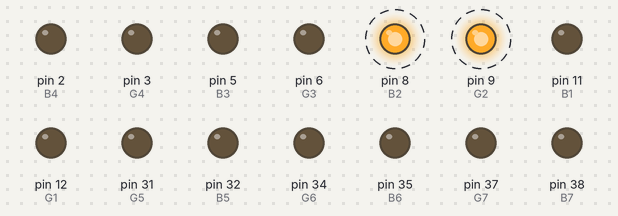
A sketch run on a simulated Arduino Mega 2560, built with avr-gcc and run on an emulated ATmega2560. Shown: output pins drawn as LEDs (lit = HIGH). Dashed ring = blinking. Random numbers use the default seed unless the sketch sets one; pins used as bus, display or sensor lines are not drawn.

Above: at 0.5 s.
Timing chart, 0 to 4.6 s (numbered marks = the images above):
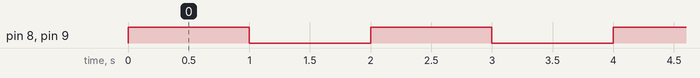

The sketch:

MontajeLedRGB_Original.ino
```cpp
/* PROGRAMA PARA LA INSTALACION DE UNA EXPOSICION
EN LA ESCUELA DE ARTE DE GRANADA EL DIA 5/FEBRERO/2016

DESARROLLADO POR PACO CANTON  Y LOS ALUMNOS  PARTICIPANTES EN LA II SEMANA DEL DISEÑO DE LA LUZ EN INTERIOR
LICENCIA CC - BY
*/

#define R1 13  //el color rojo de la luminaria 1 esta conectado al pin 13 y asi sucesivamente
#define G1 12
#define B1 11
#define R2 10
#define G2 9
#define B2 8
#define R3 7
#define G3 6
#define B3 5
#define R4 4
#define G4 3
#define B4 2
#define R5 30
#define G5 31
#define B5 32
#define R6 33
#define G6 34
#define B6 35
#define R7 36
#define G7 37
#define B7 38
#define R8 39
#define G8 40
#define B8 41
#define R9 42
#define G9 43
#define B9 44
#define R10 45
#define G10 46
#define B10 47
int leds[] = {R1, G1, B1, R2, G2, B2, R3, G3, B3, R4, G4, B4, R5, G5, B5, R6, G6, B6, R7, G7, B7, R8, G8, B8, R9, G9, B9, R10, G10, B10};
int total_usados = 30;

void setup() {
  pinMode (R1, OUTPUT);
  pinMode (G1, OUTPUT);
  pinMode (B1, OUTPUT);
  pinMode (R2, OUTPUT);
  pinMode (G2, OUTPUT);
  pinMode (B2, OUTPUT);
  pinMode (R3, OUTPUT);
  pinMode (G3, OUTPUT);
  pinMode (B3, OUTPUT);
  pinMode (R4, OUTPUT);
  pinMode (G4, OUTPUT);
  pinMode (B4, OUTPUT);
  pinMode (R5, OUTPUT);
  pinMode (G5, OUTPUT);
  pinMode (B5, OUTPUT);
  pinMode (R6, OUTPUT);
  pinMode (G6, OUTPUT);
  pinMode (B6, OUTPUT);
  pinMode (R7, OUTPUT);
  pinMode (G7, OUTPUT);
  pinMode (B7, OUTPUT);
  pinMode (R8, OUTPUT);
  pinMode (G8, OUTPUT);
  pinMode (B8, OUTPUT);
  pinMode (R9, OUTPUT);
  pinMode (G9, OUTPUT);
  pinMode (B9, OUTPUT);
  pinMode (R10, OUTPUT);
  pinMode (G10, OUTPUT);
  pinMode (B10, OUTPUT);
  apagarTodos();
}


void loop() {
/*
  // SECUENCIA 4. JAVIER - MEZCLA COLORES
  digitalWrite(R1, HIGH);
  digitalWrite(B10, HIGH);
  delay(250);
  digitalWrite(R1, LOW);
  digitalWrite(B10, LOW);
  digitalWrite(R2, HIGH);
  digitalWrite(B9, HIGH);
  delay(250);
  digitalWrite(R2, LOW);
  digitalWrite(B9, LOW);
  digitalWrite(R3, HIGH);
  digitalWrite(B8, HIGH);
  delay(150);
  digitalWrite(R3, LOW);
  digitalWrite(B8, LOW);
  digitalWrite(R4, HIGH);
  digitalWrite(B7, HIGH);
  delay(250);
  digitalWrite(R4, LOW);
  digitalWrite(B7, LOW);
  digitalWrite(R5, HIGH);
  digitalWrite(B6, HIGH);
  delay(250);
  digitalWrite(R6, HIGH);
  digitalWrite(B5, HIGH);
  delay(250);
  digitalWrite(R5, LOW);
  digitalWrite(R6, LOW);
  digitalWrite(B5, LOW);
  digitalWrite(B6, LOW);
  digitalWrite(R4, HIGH);
  digitalWrite(R7, HIGH);
  digitalWrite(B4, HIGH);
  digitalWrite(B7, HIGH);
  delay(250);
  digitalWrite(R4, LOW);
  digitalWrite(R7, LOW);
  digitalWrite(B4, LOW);
  digitalWrite(B7, LOW);
  digitalWrite(R3, HIGH);
  digitalWrite(R8, HIGH);
  digitalWrite(B3, HIGH);
  digitalWrite(B8, HIGH);
  delay(250);
  digitalWrite(R3, LOW);
  digitalWrite(R8, LOW);
  digitalWrite(B3, LOW);
  digitalWrite(B8, LOW);
  digitalWrite(R2, HIGH);
  digitalWrite(R9, HIGH);
  digitalWrite(B2, HIGH);
  digitalWrite(B9, HIGH);
  delay(250);
  digitalWrite(R2, LOW);
  digitalWrite(R9, LOW);
  digitalWrite(B2, LOW);
  digitalWrite(B9, LOW);
  digitalWrite(R1, HIGH);
  digitalWrite(R10, HIGH);
  digitalWrite(B1, HIGH);
  digitalWrite(B10, HIGH);
  delay(250);
  apagarTodos();
  delay(250);
  digitalWrite(R10, HIGH);
  digitalWrite(G1, HIGH);
  delay(250);
  digitalWrite(G1, LOW);
  digitalWrite(R10, LOW);
  digitalWrite(G2, HIGH);
  digitalWrite(R9, HIGH);
  delay(250);
  digitalWrite(G2, LOW);
  digitalWrite(R9, LOW);
  digitalWrite(G3, HIGH);
  digitalWrite(R8, HIGH);
  delay(250);
  digitalWrite(G3, LOW);
  digitalWrite(R8, LOW);
  digitalWrite(G4, HIGH);
  digitalWrite(R7, HIGH);
  delay(250);
  digitalWrite(G4, LOW);
  digitalWrite(R7, LOW);
  digitalWrite(G5, HIGH);
  digitalWrite(R6, HIGH);
  delay(250);
  digitalWrite(G6, HIGH);
  digitalWrite(R5, HIGH);
  delay(250);
  digitalWrite(G5, LOW);
  digitalWrite(G6, LOW);
  digitalWrite(R5, LOW);
  digitalWrite(R6, LOW);
  digitalWrite(G4, HIGH);
  digitalWrite(G7, HIGH);
  digitalWrite(R4, HIGH);
  digitalWrite(R7, HIGH);
  delay(250);
  digitalWrite(G4, LOW);
  digitalWrite(G7, LOW);
  digitalWrite(R4, LOW);
  digitalWrite(R7, LOW);
  digitalWrite(G3, HIGH);
  digitalWrite(G8, HIGH);
  digitalWrite(R3, HIGH);
  digitalWrite(R8, HIGH);
  delay(250);
  digitalWrite(G3, LOW);
  digitalWrite(G8, LOW);
  digitalWrite(R3, LOW);
  digitalWrite(R8, LOW);
  digitalWrite(G2, HIGH);
  digitalWrite(G9, HIGH);
  digitalWrite(R2, HIGH);
  digitalWrite(R9, HIGH);
  delay(250);
  digitalWrite(G2, LOW);
  digitalWrite(G9, LOW);
  digitalWrite(R2, LOW);
  digitalWrite(R9, LOW);
  digitalWrite(G1, HIGH);
  digitalWrite(G10, HIGH);
  digitalWrite(R1, HIGH);
  digitalWrite(R10, HIGH);
  delay(250);
 apagarTodos();
  delay(250);
  digitalWrite(G10, HIGH);
  digitalWrite(B1, HIGH);
  delay(250);
  digitalWrite(B1, LOW);
  digitalWrite(G10, LOW);
  digitalWrite(B2, HIGH);
  digitalWrite(G9, HIGH);
  delay(250);
  digitalWrite(B2, LOW);
  digitalWrite(G9, LOW);
  digitalWrite(B3, HIGH);
  digitalWrite(G8, HIGH);
  delay(250);
  digitalWrite(B3, LOW);
  digitalWrite(G8, LOW);
  digitalWrite(B4, HIGH);
  digitalWrite(G7, HIGH);
  delay(250);
  digitalWrite(B4, LOW);
  digitalWrite(G7, LOW);
  digitalWrite(B5, HIGH);
  digitalWrite(G6, HIGH);
  delay(250);
  digitalWrite(B6, HIGH);
  digitalWrite(G5, HIGH);
  delay(250);
  digitalWrite(B5, LOW);
  digitalWrite(B6, LOW);
  digitalWrite(G5, LOW);
  digitalWrite(G6, LOW);
  digitalWrite(B4, HIGH);
  digitalWrite(B7, HIGH);
  digitalWrite(G4, HIGH);
  digitalWrite(G7, HIGH);
  delay(250);
  digitalWrite(B4, LOW);
  digitalWrite(B7, LOW);
  digitalWrite(G4, LOW);
  digitalWrite(G7, LOW);
  digitalWrite(B3, HIGH);
  digitalWrite(B8, HIGH);
  digitalWrite(G3, HIGH);
  digitalWrite(G8, HIGH);
  delay(250);
  digitalWrite(B3, LOW);
  digitalWrite(B8, LOW);
  digitalWrite(G3, LOW);
  digitalWrite(G8, LOW);
  digitalWrite(B2, HIGH);
  digitalWrite(B9, HIGH);
  digitalWrite(G2, HIGH);
  digitalWrite(G9, HIGH);
  delay(250);
  digitalWrite(B2, LOW);
  digitalWrite(B9, LOW);
  digitalWrite(G2, LOW);
  digitalWrite(G9, LOW);
  digitalWrite(B1, HIGH);
  digitalWrite(B10, HIGH);
  digitalWrite(G1, HIGH);
  digitalWrite(G10, HIGH);
  delay(250);
  apagarTodos();
  delay(250);
  digitalWrite(G10, HIGH);
  digitalWrite(B10, HIGH);
  digitalWrite(R1, HIGH);
  digitalWrite(B1, HIGH);
  delay(250);
  digitalWrite(R1, LOW);
  digitalWrite(B1, LOW);
  digitalWrite(B10, LOW);
  digitalWrite(G10, LOW);
  digitalWrite(R2, HIGH);
  digitalWrite(B2, HIGH);
  digitalWrite(B9, HIGH);
  digitalWrite(G9, HIGH);
  delay(250);
  digitalWrite(R2, LOW);
  digitalWrite(B2, LOW);
  digitalWrite(B9, LOW);
  digitalWrite(G9, LOW);
  digitalWrite(R3, HIGH);
  digitalWrite(B3, HIGH);
  digitalWrite(B8, HIGH);
  digitalWrite(G8, HIGH);
  delay(250);
  digitalWrite(R3, LOW);
  digitalWrite(B3, LOW);
  digitalWrite(B8, LOW);
  digitalWrite(G8, LOW);
  digitalWrite(R4, HIGH);
  digitalWrite(B4, HIGH);
  digitalWrite(B7, HIGH);
  digitalWrite(G7, HIGH);
  delay(250);
  digitalWrite(R4, LOW);
  digitalWrite(B4, LOW);
  digitalWrite(B7, LOW);
  digitalWrite(G7, LOW);
  digitalWrite(R5, HIGH);
  digitalWrite(B5, HIGH);
  digitalWrite(B6, HIGH);
  digitalWrite(G6, HIGH);
  delay(250);
  digitalWrite(G5, HIGH);
  digitalWrite(R6, HIGH);
  delay(250);
  apagar5();
  apagar6();
  encender4();
  encender7();
  delay(250);
  apagar4();
  apagar7();
  encender3();
  encender8();
  delay(250);
  apagar3();
  apagar8();
  encender2();
  (encender9);
  delay(250);
  apagar2();
  apagar9();
  encender1();
  encender10();
  delay(250);
*/
encender2();
delay(1000);
apagarTodos();
delay(1000);


}

void encender1(){
  digitalWrite(R1, HIGH);
  digitalWrite(G1, HIGH);
  digitalWrite(B1, HIGH);
}

void encender2(){
  digitalWrite(R2, HIGH);
  digitalWrite(G2, HIGH);
  digitalWrite(B2, HIGH);
}

void encender3(){
  digitalWrite(R3, HIGH);
  digitalWrite(G3, HIGH);
  digitalWrite(B3, HIGH);
}

void encender4(){
  digitalWrite(R4, HIGH);
  digitalWrite(G4, HIGH);
  digitalWrite(B4, HIGH);
}

void encender5(){
  digitalWrite(R5, HIGH);
  digitalWrite(G5, HIGH);
  digitalWrite(B5, HIGH);
}

void encender6(){
  digitalWrite(R6, HIGH);
  digitalWrite(G6, HIGH);
  digitalWrite(B6, HIGH);
}

void encender7(){
  digitalWrite(R7, HIGH);
  digitalWrite(G7, HIGH);
  digitalWrite(B7, HIGH);
}

void encender8(){
  digitalWrite(R8, HIGH);
  digitalWrite(G8, HIGH);
  digitalWrite(B8, HIGH);
}

void encender9(){
  digitalWrite(R9, HIGH);
  digitalWrite(G9, HIGH);
  digitalWrite(B9, HIGH);
}

void encender10(){
  digitalWrite(R10, HIGH);
  digitalWrite(G10, HIGH);
  digitalWrite(B10, HIGH);
}

void encenderTodos(){
  digitalWrite(R1, HIGH);
  digitalWrite(G1, HIGH);
  digitalWrite(B1, HIGH);
  digitalWrite(R2, HIGH);
  digitalWrite(G2, HIGH);
  digitalWrite(B2, HIGH);
  digitalWrite(R3, HIGH);
  digitalWrite(G3, HIGH);
  digitalWrite(B3, HIGH);
  digitalWrite(R4, HIGH);
  digitalWrite(G4, HIGH);
  digitalWrite(B4, HIGH);
  digitalWrite(R5, HIGH);
  digitalWrite(G5, HIGH);
  digitalWrite(B5, HIGH);
  digitalWrite(R6, HIGH);
  digitalWrite(G6, HIGH);
  digitalWrite(B6, HIGH);
  digitalWrite(R7, HIGH);
  digitalWrite(G7, HIGH);
  digitalWrite(B7, HIGH);
  digitalWrite(R8, HIGH);
  digitalWrite(G8, HIGH);
  digitalWrite(B8, HIGH);
  digitalWrite(R9, HIGH);
  digitalWrite(G9, HIGH);
  digitalWrite(B9, HIGH);
  digitalWrite(R10, HIGH);
  digitalWrite(G10, HIGH);
  digitalWrite(B10, HIGH);
}

void apagar1(){
  digitalWrite(R1, LOW);
  digitalWrite(G1, LOW);
  digitalWrite(B1, LOW);
}

void apagar2(){
  digitalWrite(R2, LOW);
  digitalWrite(G2, LOW);
  digitalWrite(B2, LOW);
}

void apagar3(){
  digitalWrite(R3, LOW);
  digitalWrite(G3, LOW);
  digitalWrite(B3, LOW);
}

void apagar4(){
  digitalWrite(R4, LOW);
  digitalWrite(G4, LOW);
  digitalWrite(B4, LOW);
}

void apagar5(){
  digitalWrite(R5, LOW);
  digitalWrite(G5, LOW);
  digitalWrite(B5, LOW);
}

void apagar6(){
  digitalWrite(R6, LOW);
  digitalWrite(G6, LOW);
  digitalWrite(B6, LOW);
}

void apagar7(){
  digitalWrite(R7, LOW);
  digitalWrite(G7, LOW);
  digitalWrite(B7, LOW);
}

void apagar8(){
  digitalWrite(R8, LOW);
  digitalWrite(G8, LOW);
  digitalWrite(B8, LOW);
}

void apagar9(){
  digitalWrite(R9, LOW);
  digitalWrite(G9, LOW);
  digitalWrite(B9, LOW);
}

void apagar10(){
  digitalWrite(R10, LOW);
  digitalWrite(G10, LOW);
  digitalWrite(B10, LOW);
}

void apagarTodos(){
  digitalWrite(R1, LOW);
  digitalWrite(G1, LOW);
  digitalWrite(B1, LOW);
  digitalWrite(R2, LOW);
  digitalWrite(G2, LOW);
  digitalWrite(B2, LOW);
  digitalWrite(R3, LOW);
  digitalWrite(G3, LOW);
  digitalWrite(B3, LOW);
  digitalWrite(R4, LOW);
  digitalWrite(G4, LOW);
  digitalWrite(B4, LOW);
  digitalWrite(R5, LOW);
  digitalWrite(G5, LOW);
  digitalWrite(B5, LOW);
  digitalWrite(R6, LOW);
  digitalWrite(G6, LOW);
  digitalWrite(B6, LOW);
  digitalWrite(R7, LOW);
  digitalWrite(G7, LOW);
  digitalWrite(B7, LOW);
  digitalWrite(R8, LOW);
  digitalWrite(G8, LOW);
  digitalWrite(B8, LOW);
  digitalWrite(R9, LOW);
  digitalWrite(G9, LOW);
  digitalWrite(B9, LOW);
  digitalWrite(R10, LOW);
  digitalWrite(G10, LOW);
  digitalWrite(B10, LOW);
}

void rojoON(){
 digitalWrite(R1, HIGH);
 digitalWrite(R2, HIGH);
 digitalWrite(R3, HIGH);
 digitalWrite(R4, HIGH);
 digitalWrite(R5, HIGH);
 digitalWrite(R6, HIGH);
 digitalWrite(R7, HIGH);
 digitalWrite(R8, HIGH);
 digitalWrite(R9, HIGH);
 digitalWrite(R10, HIGH);
}

void rojoOFF(){
 digitalWrite(R1, LOW);
 digitalWrite(R2, LOW);
 digitalWrite(R3, LOW);
 digitalWrite(R4, LOW);
 digitalWrite(R5, LOW);
 digitalWrite(R6, LOW);
 digitalWrite(R7, LOW);
 digitalWrite(R8, LOW);
 digitalWrite(R9, LOW);
 digitalWrite(R10, LOW);
}

void verdeON(){
 digitalWrite(G1, HIGH);
 digitalWrite(G2, HIGH);
 digitalWrite(G3, HIGH);
 digitalWrite(G4, HIGH);
 digitalWrite(G5, HIGH);
 digitalWrite(G6, HIGH);
 digitalWrite(G7, HIGH);
 digitalWrite(G8, HIGH);
 digitalWrite(G9, HIGH);
 digitalWrite(G10, HIGH);
}

void verdeOFF(){
 digitalWrite(G1, LOW);
 digitalWrite(G2, LOW);
 digitalWrite(G3, LOW);
 digitalWrite(G4, LOW);
 digitalWrite(G5, LOW);
 digitalWrite(G6, LOW);
 digitalWrite(G7, LOW);
 digitalWrite(G8, LOW);
 digitalWrite(G9, LOW);
 digitalWrite(G10, LOW);
}

void azulON(){
 digitalWrite(B1, HIGH);
 digitalWrite(B2, HIGH);
 digitalWrite(B3, HIGH);
 digitalWrite(B4, HIGH);
 digitalWrite(B5, HIGH);
 digitalWrite(B6, HIGH);
 digitalWrite(B7, HIGH);
 digitalWrite(B8, HIGH);
 digitalWrite(B9, HIGH);
 digitalWrite(B10, HIGH);
}

void azulOFF(){
 digitalWrite(B1, LOW);
 digitalWrite(B2, LOW);
 digitalWrite(B3, LOW);
 digitalWrite(B4, LOW);
 digitalWrite(B5, LOW);
 digitalWrite(B6, LOW);
 digitalWrite(B7, LOW);
 digitalWrite(B8, LOW);
 digitalWrite(B9, LOW);
 digitalWrite(B10, LOW);
}

void colorAcolor(){
  for (int i = 0; i < total_usados; i++) {

    // ENCENDER

   digitalWrite(leds[i], HIGH);

   delay(50);

   // APAGAR

   digitalWrite(leds[i], LOW);
  }
}

void aleatorio(){
  for (int i=0; i < 100; i++) {
    digitalWrite(leds[random(0,29)], HIGH);
    delay(5);
    digitalWrite(leds[random(0,29)], LOW);
    delay(5);
  }
}
```

Measured:
- by itself, pin 8 (B2), pin 9 (G2): alternates HIGH for 1.0 s and LOW for 1.0 s
